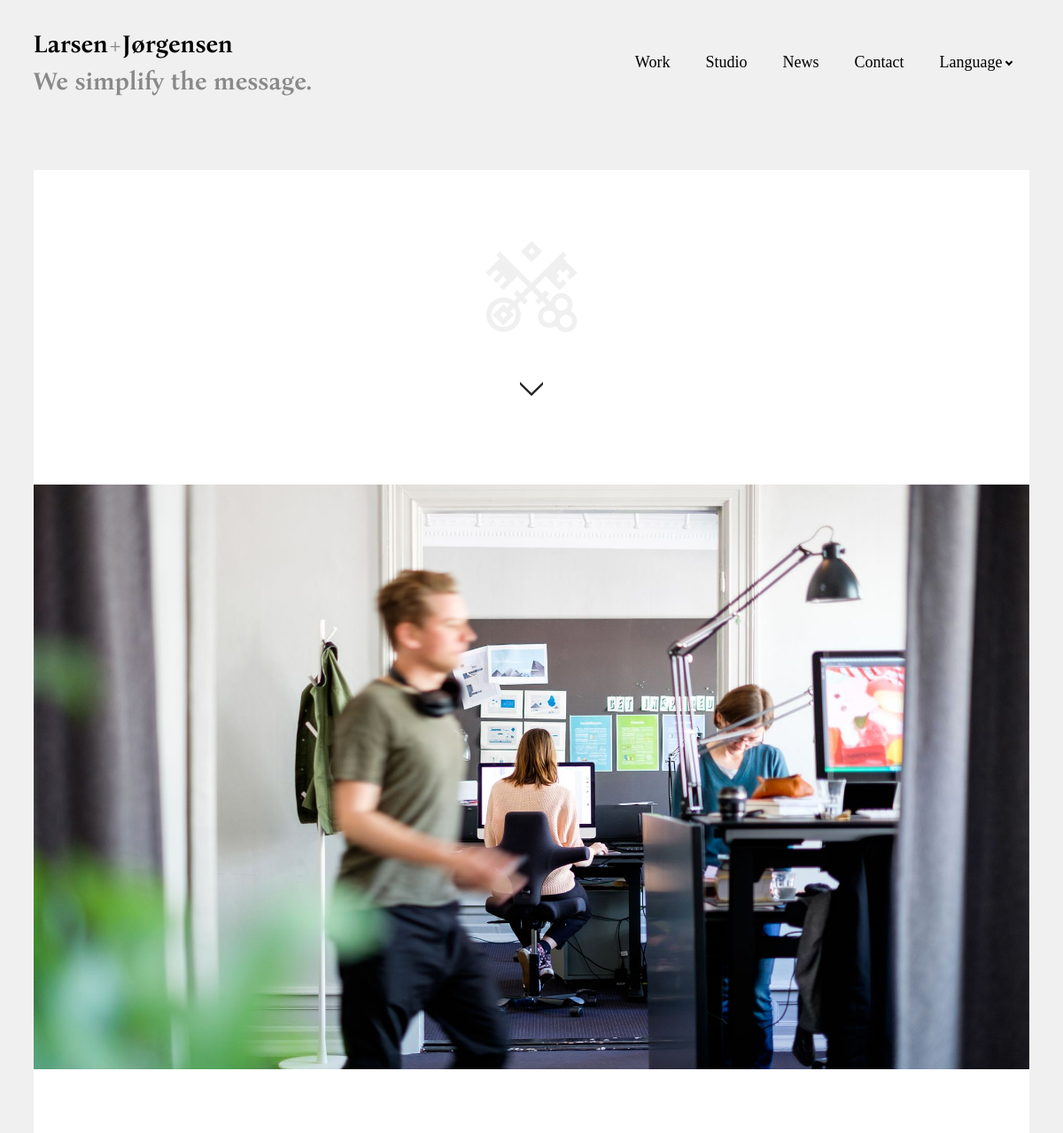
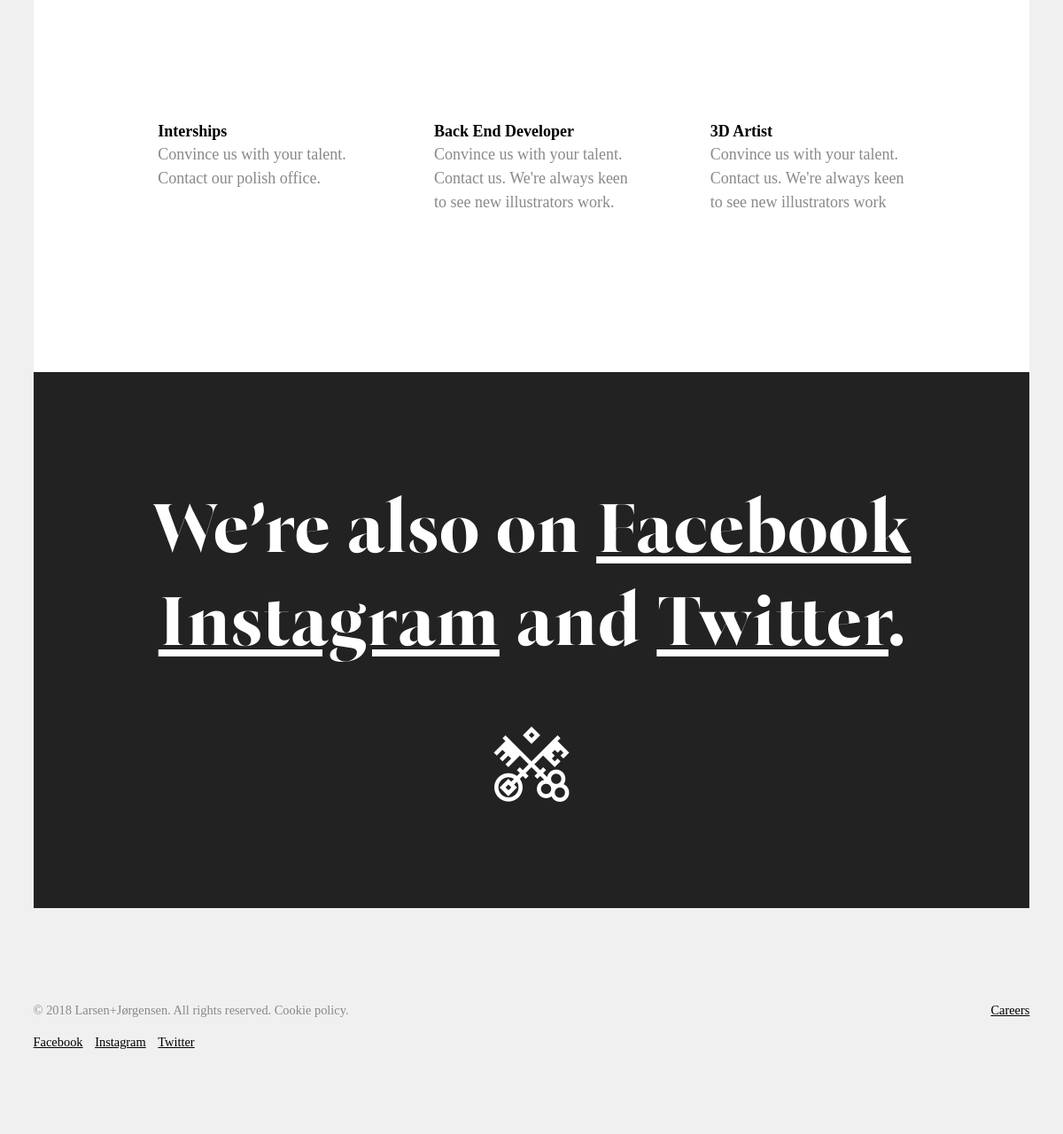
/career.php, run on the app's committed database (2 pictures, top to bottom).
### tables this page shows
CREATE TABLE `career` (
  `id` int(11) NOT NULL,
  `name` varchar(50) NOT NULL,
  `job_description` text NOT NULL
);

### inc/functions.php (called while the page is built, shortened)
 <?php
function get_job_offers(){
    include ("connection.php");
    try{
        $query = $db->prepare('SELECT * FROM career ORDER BY id');
        $query->execute();
        $output = $query->fetchAll(PDO::FETCH_ASSOC);
    }catch(Exception $e){
        echo "Error: " . $e->getMessage();
    }
    return $output;
}

### career.php (the view, shortened to what this page needs)
<?php
$page = 'Career';
include "inc/defHeader.php";
$jobs = get_job_offers();
?>
<section class="first-section whiteBG">
    <img class="centerObject" src="img/logo-light-grey.png" alt="larsen+Jorgensen Logo">
    <img class="centerObject" src="img/downarrrow.svg" alt="larsen+Jorgensen Logo">
</section>
<section style="padding-top: 0;" class="full-section">
    <img class="img-responsive" src="img/career.jpg" alt="">
</section>
<section class="whiteBG">
    <div class="jobs-list-wrapper">
        <ul class="jobs-list">
            <?php
                foreach($jobs as $job){
                    echo "<li><h5>".$job['name']."</h5><p>".$job['job_description']."</p></li>";
                }
            ?>
        </ul>
    </div>
</section>
<?php include 'inc/defFooter.php' ?>

### inc/data.php (shortened to what this page needs)
<?php
$languageShort = "en";
$nav = array(
    array('Work','index.php'),
    array('Studio','studio.php'),
    array('News','news.php'),
    array('Contact','contact.php'),
    array('Language','#'),
);
if(strtolower($page) == "career" || strtolower($page) == "case study"){
    $footerEmail = "We’re also on <a style='text-decoration: underline;' href=\"#\">Facebook</a><br><a style='text-decoration: underline;' href=\"#\">Instagram</a> and <a href=\"#\" style='text-decoration: underline;'>Twitter</a>.";
}else{
    $footerEmail = "Give us a call <br>or send us an <a style='text-decoration: underline;' href=\"mailto:contact@larsenjorgensen.com\">email.</a>";
}
?>

### inc/defHeader.php (shortened to what this page needs)
<?php
include('inc/data.php');
include('functions.php');
?>
<!doctype html>
<html lang="<?php echo $languageShort; ?>">
    <head>
        <link rel="stylesheet" href="https://ajax.googleapis.com/ajax/libs/jqueryui/1.12.1/themes/smoothness/jquery-ui.css">
        <link rel="stylesheet" href="fonts/fontface.css">
        <link rel="stylesheet" href="css/style.css">
    </head>
<body>
<div class="wrapper">
    <?php include 'nav.php'; ?>

### inc/nav.php (shortened to what this page needs)
<div class="nav-wrapper">
    <nav>
        <div class="nav-container">
            <a href="index.php">
                <span class="logo">Larsen<span>+</span>Jørgensen
                    <?php
                    if(strtolower($page) != strtolower('work') ){
                        echo "<br><span>We simplify the message.</span>";
                    }
                    ?>
                </span>
            </a>
            <ul>
                <?php
                foreach($nav as $navItem){
                    if(strtolower($navItem[0]) == strtolower($page)){
                        echo '<li class="active"><a href="'.$navItem[1].'">' . $navItem[0] . '</a></li>';
                    }elseif(strtolower($navItem[0]) == strtolower('language')){
                        echo '<li class="language-menu"><a href="'.$navItem[1].'">' . $navItem[0] . '<i class="down"></i></a><ul>';
                        echo '</ul></li>';
                    }else{
                        echo '<li><a href="'.$navItem[1].'">' . $navItem[0] . '</a></li>';
                    }
                }
                ?>
            </ul>
        </div>
    </nav>
</div>

### inc/defFooter.php (shortened to what this page needs)
    <footer class="darkBG">
        <h3 class="align-center"><?php echo $footerEmail; ?></a></h3>
        <img class="centerObject" src="img/logo-white.png" alt="larsen+Jorgensen Logo">
    </footer>
    <div class="copy">
        <p>© <?php echo date('Y'); ?> Larsen+Jørgensen. All rights reserved. Cookie policy. <span><a href="career.php">Careers</a></span></p>
        <ul>
            <li><a href="">Facebook</a></li>
            <li><a href="">Instagram</a></li>
            <li><a href="">Twitter</a></li>
        </ul>
    </div>
</div>
</body>
</html>

### css/style.css (style rules this page uses)
.align-center { text-align: center; }
body { font-family: "Muller"; font-weight: 400; font-size: 18px; line-height: 1.5; color: #898989; }
h1, h2, h3, h4, h5, h6 { font-family: "Bona Title"; font-weight: 700; color: #000000; line-height: 1.3; }
h3 { font-size: 4.5em; }
.logo { font-family: "Bona Nova"; font-weight: 700; color: #000000; font-size: 48px; transition: .4s all; }
.logo span { color: #898989; }
@media screen and (min-width: 1200px) { .logo { font-size: 28px; } }
a { text-decoration: none; color: #000000; transition: .4s all; }
nav { padding-top: 20px; padding-bottom: 80px; background-color: #f1f0f0; }
.nav-container { display: -webkit-box; display: -moz-box; display: -ms-flexbox; display: -webkit-flex; display: flex; -webkit-align-items: center; -moz-align-items: center; -ms-align-items: center; align-items: center; -webkit-flex-wrap: wrap; -moz-flex-wrap: wrap; -ms-flex-wrap: wrap; flex-wrap: wrap; -webkit-justify-content: space-between; -moz-justify-content: space-between; -ms-justify-content: space-between; justify-content: space-between; -ms-flex-pack: space-between; }
nav { background-color: #f1f0f0; z-index: 999; }
nav ul { list-style: none; padding: 0; }
nav ul li { display: inline-block; padding: 0 20px; }
nav ul li a, nav i { transition: .4s all; }
nav i { border: solid #000000; border-width: 0 2px 2px 0; display: inline-block; padding: 2px; }
nav i.down { -webkit-transform: rotate(45deg); -moz-transform: rotate(45deg); -ms-transform: rotate(45deg); transform: rotate(45deg); margin-left: 5px; margin-bottom: 3px; }
.language-menu { position: relative; }
body { background-color: #f1f0f0; overflow-x: hidden; }
.wrapper { width: 95%; max-width: 1660px; margin: 0 auto; background-color: #ffffff; -webkit-transition: .4s all; -moz-transition: .4s all; -ms-transition: .4s all; -o-transition: .4s all; transition: .4s all; }
.centerObject { display: block; margin: 0 auto; }
@media screen and (min-width: 576px) { section { padding-top: 20px; padding-bottom: 20px; } }
@media screen and (min-width: 768px) { section { padding-top: 40px; padding-bottom: 40px; } }
.first-section { position: relative; padding-top: 40px; padding-bottom: 40px; }
@media screen and (min-width: 768px) { .first-section { padding-top: 60px; padding-bottom: 60px; } }
@media screen and (min-width: 1200px) { .first-section { padding-top: 80px; padding-bottom: 80px; } }
.img-responsive { display: block; width: 100%; height: 50%; object-fit: cover; }
@media screen and (max-width: 1200px) { .img-responsive { margin-top: 20px; margin-bottom: 10px; } }
.darkBG { background-color: #222222; color: #ffffff; }
footer { padding: 120px 0; margin-top: 120px; position: relative; }
footer h3 { color: #ffffff; margin-top: 0; margin-bottom: 70px; }
footer h3 a { color: #ffffff; text-decoration: underline; transition: 0.3s all; }
.copy { padding-top: 90px; padding-bottom: 70px; background-color: #f1f0f0; font-size: .8em; }
.copy span { float: right; }
.copy span a { text-decoration: underline; }
.copy ul { list-style: none; padding: 0; }
.copy ul li { display: inline-block; padding-right: 10px; }
.copy ul li a { text-decoration: underline; }
.jobs-list { list-style: none; padding: 0; justify-content: space-between; width: 95%; max-width: 935px; margin: 0 auto; }
@media screen and (min-width: 992px) { .jobs-list { display: flex; } }
.jobs-list li { width: 30%; max-width: 220px; display: block; margin: 0 auto; }
.jobs-list li h5 { font-family: Muller; font-size: 1em; font-weight: 700; margin-bottom: 0; }
.jobs-list li p { margin-top: 0; }

### data on the page
career: name "Interships", job_description "Convince us with your talent. Contact our polish office."
career: name "Back End Developer", job_description "Convince us with your talent. Contact us. We're always keen to see new illustrators work."
career: name "3D Artist", job_description "Convince us with your talent. Contact us. We're always keen to see new illustrators work"

### other printed values
$navItem[0] "Work"
$navItem[0] "Studio"
$navItem[0] "News"
$navItem[0] "Contact"
$navItem[0] "Language"
